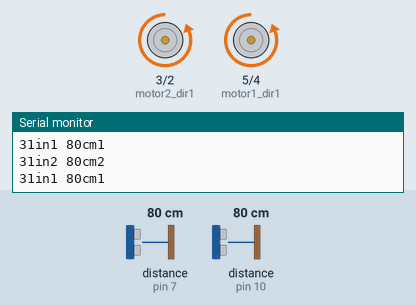
This sketch was run on a simulated Arduino Uno, built with avr-gcc and run on an emulated ATmega328P. Shown: motor-driver pin pairs drawn as motors (green arrow = first pin HIGH = forward, orange = second pin HIGH = backward, longer = more drive), the last lines printed to the serial monitor. Wiring (inferred from the names in the program): 2 × ultrasonic range finder: trigger pin 8, echo pin 7 / trigger pin 9, echo pin 10. The inputs (shaded band) are chosen by the test bench; at power-on: distance to the obstacle (sensors on pin 7, pin 10) 80 cm. The echo pulse lasts 58.3 µs per cm.

Above: at 1.2 s.
1.3 s: distance to the obstacle (sensor on pin 7) set to 22 cm
2.8 s: distance to the obstacle (sensor on pin 7) set to 19 cm
At 3.6 s:
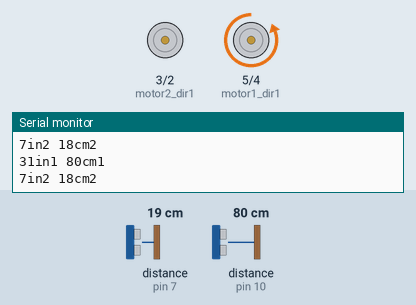
4.4 s: distance to the obstacle (sensor on pin 10) set to 25 cm
5.9 s: distance to the obstacle (sensor on pin 10) set to 19 cm
At 7.0 s:
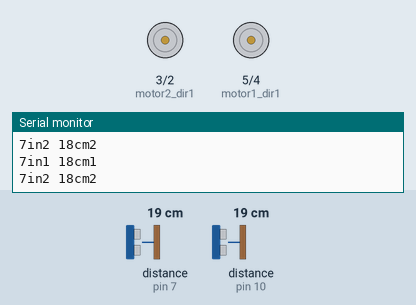
7.6 s: distance to the obstacle (sensor on pin 7) set to 299 cm
At 8.7 s:
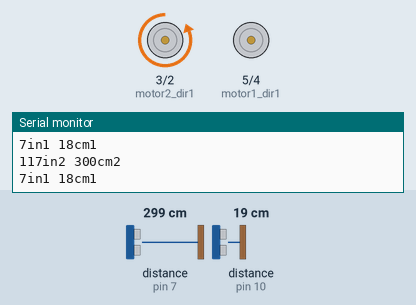
9.4 s: distance to the obstacle (sensor on pin 7) set to 24 cm
10.9 s: distance to the obstacle (sensor on pin 7) set to 20 cm
At 12.4 s:
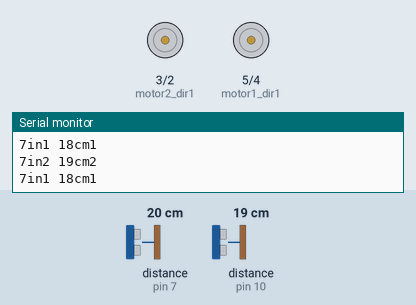
Timing chart, 0 to 13.6 s (numbered marks = the images above; inputs shaded):
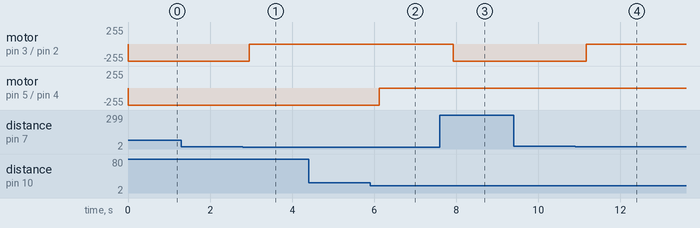

The sketch:

ramblePrimal.ino
```cpp
int motor1_dir1 = 5;
int motor1_dir2 = 4;
//int motor1_pwm  = 9;

int motor2_dir1 = 3;
int motor2_dir2 = 2;
//int motor2_pwm  = 6;

const int trigPin1=9;
const int echoPin1=10;

const int trigPin2=8;
const int echoPin2=7;
void setup()
{
    Serial.begin(9600);

    pinMode(motor1_dir1,OUTPUT);
    pinMode(motor1_dir2,OUTPUT);
//    pinMode(motor1_pwm,OUTPUT);

    pinMode(motor2_dir1,OUTPUT);
    pinMode(motor2_dir2,OUTPUT);
   // pinMode(motor2_pwm,OUTPUT);


    digitalWrite(motor1_dir1,LOW);
    digitalWrite(motor1_dir2,HIGH);
//    digitalWrite(motor1_pwm,HIGH);

    digitalWrite(motor2_dir1,LOW);
    digitalWrite(motor2_dir2,HIGH);
  //  digitalWrite(motor2_pwm,HIGH);
}
void loop()
{
  long duration2,inches2,cm2,duration1,inches1,cm1;
    pinMode(trigPin1,OUTPUT);
    digitalWrite(trigPin1,LOW);
    delayMicroseconds(2);
    digitalWrite(trigPin1,HIGH);
    delayMicroseconds(10);
    digitalWrite(trigPin1,LOW);
    pinMode(echoPin1,INPUT);
    duration1=pulseIn(echoPin1,HIGH);
    inches1= microsecondsToInches(duration1);
     cm1= microsecondsToCentimeters(duration1);
     Serial.print(inches1);
     Serial.print("in1 ");
     Serial.print(cm1);
     Serial.print("cm1 ");
     Serial.println();
     delay(100);

      pinMode(trigPin2,OUTPUT);
    digitalWrite(trigPin2,LOW);
    delayMicroseconds(2);
    digitalWrite(trigPin2,HIGH);
    delayMicroseconds(10);
    digitalWrite(trigPin2,LOW);
    pinMode(echoPin2,INPUT);
    duration2=pulseIn(echoPin2,HIGH);
    inches2= microsecondsToInches(duration2);
     cm2= microsecondsToCentimeters(duration2);
     Serial.print(inches2);
     Serial.print("in2 ");
     Serial.print(cm2);
     Serial.print("cm2 ");
     Serial.println();
     delay(100);

  if(cm1<20)
  {
    if(cm2>20)
    {
    drive_right();
  }
  else
  {
  motor_stop();
}
  }
  else if(cm2<20)
{
  if(cm1>20)
  {
  drive_left();
}
else
  {
  motor_stop();
}
}
 else
{
  drive_forward();

 }
 }
long microsecondsToInches(long microseconds)
{
return microseconds / 74 / 2;
}
long microsecondsToCentimeters(long microseconds)
{
return microseconds / 29 / 2;
}


void drive_forward()
{
digitalWrite(motor1_dir1, LOW);
digitalWrite(motor1_dir2, HIGH);
digitalWrite(motor2_dir1, LOW);
digitalWrite(motor2_dir2, HIGH);
delay(20);
return;
}
void motor_stop()
{
digitalWrite(motor1_dir1, LOW);
digitalWrite(motor1_dir2, LOW);
digitalWrite(motor2_dir1, LOW);
digitalWrite(motor2_dir2, LOW);
delay(20);
return;
}
void drive_left()
{
 digitalWrite(motor1_dir1, LOW);
digitalWrite(motor1_dir2, HIGH);
digitalWrite(motor2_dir1, LOW);
digitalWrite(motor2_dir2, LOW);
delay(20);
return;
}

void drive_right()
{
 digitalWrite(motor1_dir1, LOW);
digitalWrite(motor1_dir2, LOW);
digitalWrite(motor2_dir1, LOW);
digitalWrite(motor2_dir2, HIGH);
delay(20);
return;
}
```

Measured:
- the behaviour switches between 21 and 20 cm on distance to the obstacle (sensor on pin 7) (found by bisection; images 0 and 1)
- the behaviour switches between 22 and 21 cm on distance to the obstacle (sensor on pin 10) (found by bisection; images 1 and 2)
- the behaviour switches between 22 and 21 cm on distance to the obstacle (sensor on pin 7) (found by bisection; images 3 and 4)
- after the input at 2.8 s, motor on pin 3 (motor2_dir1) / pin 2 (motor2_dir2): backward 255/255 → stopped after 0.16 s
- after the input at 5.9 s, motor on pin 5 (motor1_dir1) / pin 4 (motor1_dir2): backward 255/255 → stopped after 0.22 s
- after the input at 7.6 s, motor on pin 3 (motor2_dir1) / pin 2 (motor2_dir2): stopped → backward 255/255 after 0.33 s
- after the input at 10.9 s, motor on pin 3 (motor2_dir1) / pin 2 (motor2_dir2): backward 255/255 → stopped after 0.26 s
